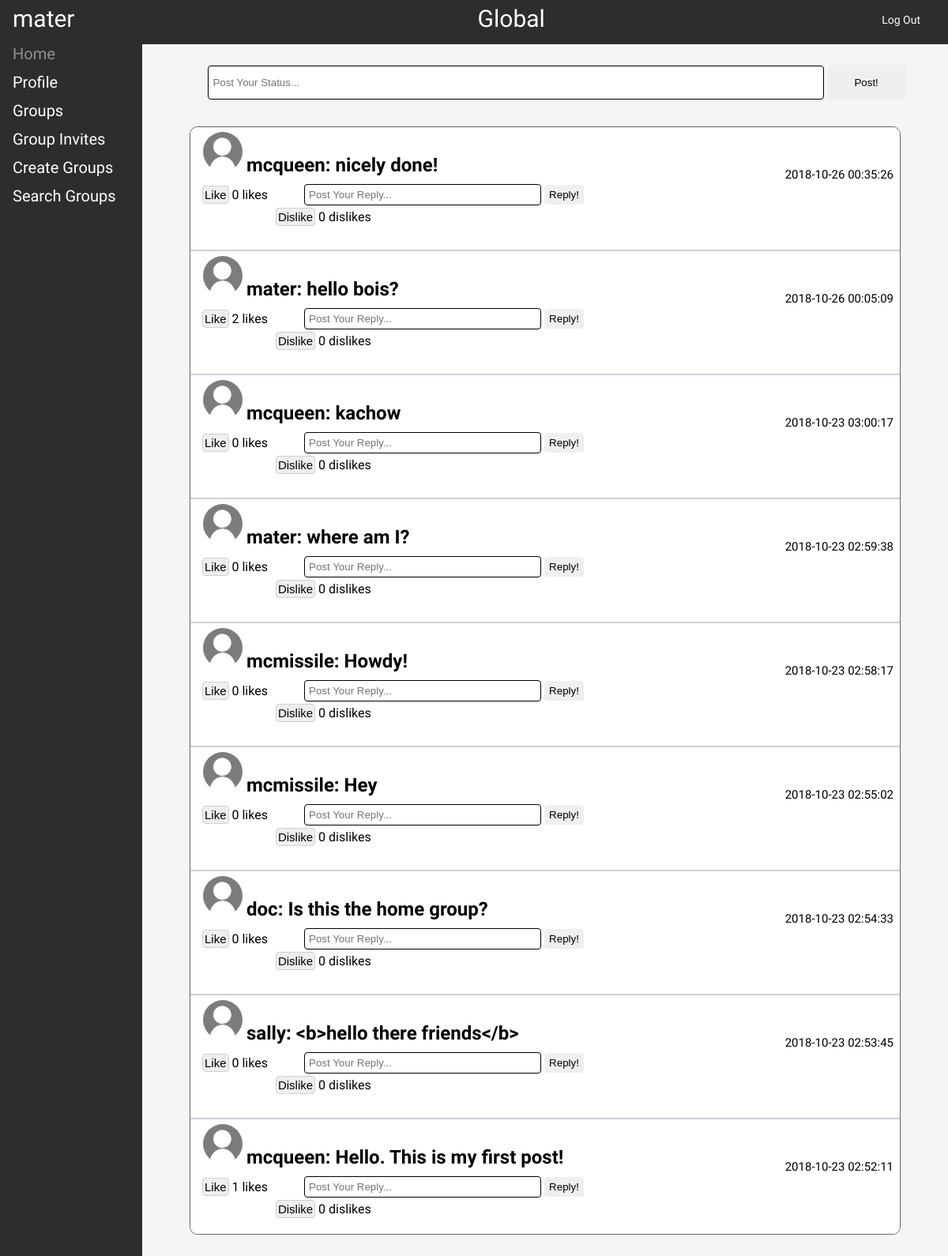
Screenshot of /home.php (signed in) with the database file from the repository.
### tables this page shows
CREATE TABLE `groups` (
  `group_id` int(10) UNSIGNED NOT NULL,
  `group_name` varchar(50) NOT NULL,
  `type` varchar(10) NOT NULL,
  `owner_id` int(10) UNSIGNED NOT NULL
);

CREATE TABLE `messages` (
  `msg_id` int(10) UNSIGNED NOT NULL,
  `user_id` int(10) UNSIGNED NOT NULL,
  `msg` varchar(6000) NOT NULL,
  `post_time` timestamp NOT NULL DEFAULT CURRENT_TIMESTAMP,
  `group_id` int(10) UNSIGNED NOT NULL,
  `likes` int(10) UNSIGNED NOT NULL,
  `dislikes` int(10) UNSIGNED NOT NULL,
  `parent_id` int(10) UNSIGNED NOT NULL DEFAULT '0',
  `hasChildren` tinyint(1) NOT NULL DEFAULT '0'
);

CREATE TABLE `users` (
  `id` int(10) UNSIGNED NOT NULL,
  `fname` varchar(50) NOT NULL,
  `lname` varchar(50) NOT NULL,
  `password` varchar(60) NOT NULL,
  `email` varchar(50) NOT NULL,
  `username` varchar(50) NOT NULL,
  `img` varchar(580) NOT NULL
);

### home.php (the view, shortened to what this page needs)
<?php
	include ('connection.php');
	if(isset($_GET['id'])) {
		$groupID = $_GET['id'];
	} else {
		$groupID = "1";
	}
?>
<!doctype HTML>
<html>
	<head>
		<link rel="stylesheet" type="text/css" href="css/style.css">
	</head>
	<body>
		<div class="header">
			<?php
				echo "<div id='logo'>";
					echo $_SESSION['username'];
				echo "</div>";
				echo "<div id='group_logo'>";
					$queryGroups = "SELECT groups.group_id,groups.group_name FROM groups WHERE groups.group_id = ".$groupID."";
					$userGroups = $conn->query($queryGroups);
					if ($userGroups->num_rows > 0) {
						while($row = $userGroups->fetch_assoc()) {
							if($row['group_id']) {
								echo  $row['group_name']. "";
							}
						}
					}
				echo "</div>";
			?>
			<div class="menu">
				<ul>
					<li><a href="loggedout.php">Log Out</a></li>
				</ul>
			</div>
		</div>
		<div class="sidemenu">
			<ul>
				<li class="active"><a href="home.php">Home</a></li>
			</ul>
			<ul>
				<li><a href="profile.php">Profile</a></li>
			</ul>
			<ul id="submenu">
				<li>
					<span>Groups</span>
				</li>
			</ul>
			 <ul>
			 	<li><a href="invite_groups.php">Group Invites</a></li>
				<li><a href="create_groups.php">Create Groups</a></li>
				<li><a href="search_groups.php">Search Groups</a></li>
            </ul>
		</div>
		<div class = "feed">
				<?php
					$postFeed = "SELECT username, msg, post_time, msg_id, likes, dislikes, parent_id, img from users inner join messages on users.id = messages.user_id WHERE group_id = " . $groupID . " ORDER BY msg_id DESC";
					$result = $conn->query($postFeed);
					$replyFeed = "SELECT username, msg, post_time, msg_id, likes, dislikes, parent_id, hasChildren, img from users inner join messages on users.id = messages.user_id WHERE group_id = " . $groupID . " ORDER BY msg_id DESC";
					$resultFeed = $conn->query($replyFeed);
					if ($resultFeed->num_rows > 0) {
						while ($row_reply = $resultFeed->fetch_assoc()) {
							if ($row_reply['parent_id'] == 0 && $row_reply['hasChildren'] == 0) {
								if($row_reply['img'] == '') {
									echo "<span>"."<img id ='chat_avatar' width='50' height='50' src='uploads/profiledefault.png' alt='Default Profile Pic'>" . "<h2 id ='userName'>" . $row_reply['username'] . ": " . htmlspecialchars($row_reply['msg'])."</h2>" . "<div class='time'>" . $row_reply['post_time'] . "</div>"."</span>";
									echo "<div class='reply_pos'><form action='home.php?id=" . $groupID . "' method='POST'>
									<input id='reply' type='text' name='reply' value='' placeholder='Post Your Reply...'>
									<input id='reply_submit' type='submit' name='reply_submit' value='Reply!'>
									</form></div>";
								}
								echo "<form action='home.php?id=" . $groupID . "&liked=" . $row_reply['msg_id'] . "' method='POST'>
								<div class='likeys'><input id='like_input'type='submit' name='like' value='Like'>"." ".$row_reply['likes']." likes</div>
								</form>";
								echo "<form action='home.php?id=" . $groupID . "&disliked=" . $row_reply['msg_id'] . "' method='POST'>
								<div class='dislikeys'><input id='dislike_input'type='submit' name='dislike' value='Dislike'>"." ".$row_reply['dislikes']." dislikes</div>
								</form>";
								echo "<div class='underline'>";
								echo "</div>";
							}
						}
					}
				?>
		</div>
		<div class="posting">
			<?php
				echo "<form action='home.php?id=" . $groupID . "' method='POST'>
					<input id='messeging' type='text' name='message' value='' placeholder='Post Your Status...'>
					<input id='msg_submit' type='submit' name='submit' value='Post!'>
					</form>";
			?>
		</div>
	</body>
</html>

### css/style.css (style rules this page uses)
* { margin: 0; padding: 0; }
html, body { font-family: 'Exo 2', sans-serif; height: 100%; width: 100%; background-color: whitesmoke; }
.header { position: fixed; top: 0; background-color: #2D2C2E; height: 56px; border-bottom: 0px; padding-left: auto; padding-right: auto; width: 100%; }
#logo { background-color: #2D2C2E; float: left; color: #FFFFFF; text-decoration: none; font-size: 30px; padding: 6px 8px 6px 16px; background-repeat: no-repeat; }
#group_logo { background-color: #2D2C2E; color: #FFFFFF; text-align: center; font-size: 30px; padding: 6px 8px 6px 16px; background-repeat: no-repeat; }
.menu { position: fixed; background-color: #2D2C2E; text-decoration: none; top: 0px; right: 0px; height: 37px; padding-top: 17px; padding-right: 25px; }
.menu ul { list-style-type: none; margin: 0; padding: 0; overflow: hidden; }
.menu a { float: right; color: #FFFFFF; text-decoration: none; font-size: 14px; background-repeat: no-repeat; padding-left: 10px; padding-right: 10px; }
.sidemenu { position: fixed; top: 50px; font-size: 20px; width: 15%; color: #FFFFFF; display: inline-block; background-color: #2D2C2E; height: 100%; }
.sidemenu ul { list-style-type: none; }
.sidemenu li a { display: block; padding: 6px 8px 6px 16px; text-decoration: none; color: #FFFFFF; }
span { display: block; padding: 6px 8px 6px 16px; text-decoration: none; }
#submenu span { cursor: pointer; }
li.active > a { color: #909090; }
#userName { display: inline; padding-top: 25px; padding-bottom: 5px; margin-left: 5px; margin-right: 5px; word-break: break-word; }
.time { display: inline; font-size: 15px; margin-top: 45px; float: right; }
.likeys { margin-top: 5px; margin-left: 15px; float: left; display: inline; }
.dislikeys { margin-top: 5px; margin-left: 15px; }
.reply_pos { position: relative; float: right; display: inline; margin-right: 400px; }
#reply { background-color: #FFFFFF; border: 1px solid black; font-size: 15 px; padding: 5px; width: 300px; margin-bottom: 3px; margin-top: 3px; border: 1 px black; border-radius: 4px; outline: none; }
#reply_submit { font-size: 15 px; padding: 5px; width: 50px; margin-bottom: 3px; margin-top: 3px; border: 1px; border-radius: 4px; outline: none; }
#like_input { font-size: 15px; padding: 2px; border: 1px solid #D2CCD9; border-radius: 4px; margin-bottom: 30px; }
#dislike_input { font-size: 15px; padding: 2px; border: 1px solid #D2CCD9; border-radius: 4px; margin-bottom: 30px; margin-left: 10px; }
.posting { position: fixed; margin-top: 80px; left: 105px; width: 100%; font-size: 13px; color: white; text-align: center; }
#messeging { background-color: #FFFFFF; border: 1px solid black; font-size: 15 px; padding: 5px; width: 65%; margin-bottom: 3px; margin-top: 3px; border: 1 px black; border-radius: 4px; height: 43px; outline: none; }
#msg_submit { font-size: 15 px; padding: 5px; width: 100px; margin-bottom: 3px; border: 1px; height: 45px; border-radius: 4px; outline: none; }
#chat_avatar { border-radius: 50%; }
.feed { position: fixed; margin-top: 160px; left: 20%; height: 75%; width: 75%; overflow-y:auto; overflow: auto; border: 1px solid #666; border-radius: 10px; background-color: #FFFFFF; }
.underline { padding-top: 1px; padding-bottom: 1px; width: 100%; background-color: #D2CCD9; color: white; }
*, *::after, *::before { box-sizing: border-box; }

### rows the page displays
groups: group_name "Global"
messages: parent_id 0 (drawn), user.username "mcqueen", msg "nicely done!", post_time "2018-10-26 00:35:26", likes "0", dislikes "0"
messages: parent_id 0 (drawn), user.username "mater", msg "hello bois?", post_time "2018-10-26 00:05:09", likes "2", dislikes "0"
messages: parent_id 0 (drawn), user.username "mcqueen", msg "kachow", post_time "2018-10-23 03:00:17", likes "0", dislikes "0"
messages: parent_id 0 (drawn), user.username "mater", msg "where am I?", post_time "2018-10-23 02:59:38", likes "0", dislikes "0"
messages: parent_id 0 (drawn), user.username "mcmissile", msg "Howdy!", post_time "2018-10-23 02:58:17", likes "0", dislikes "0"
messages: parent_id 0 (drawn), user.username "mcmissile", msg "Hey", post_time "2018-10-23 02:55:02", likes "0", dislikes "0"
messages: parent_id 0 (drawn), user.username "doc", msg "Is this the home group?", post_time "2018-10-23 02:54:33", likes "0", dislikes "0"
messages: parent_id 0 (drawn), user.username "sally", msg "<b>hello there friends</b>", post_time "2018-10-23 02:53:45", likes "0", dislikes "0"
messages: parent_id 0 (drawn), user.username "mcqueen", msg "Hello. This is my first post!", post_time "2018-10-23 02:52:11", likes "1", dislikes "0"

### other values shown
$_SESSION['username'] "mater"
